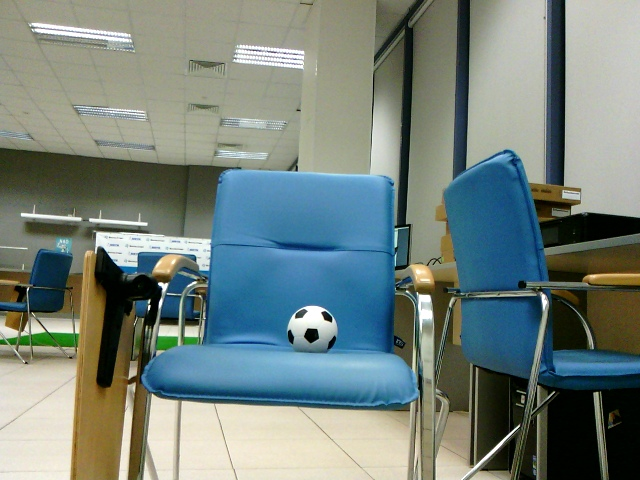
#> input picture ball_detect/BALL1.jpg, 640 x 480 px
$ python 'BallClassifier(unsuccessful).py'
#> lines starting #> are read from the running program, lines starting #| are printed output that depends on the picture; after the words box and inside, x2 and y2 are one past the last pixel; in counts of white or black regions, pixels touching at a corner belong together; long printed decimals are rounded
# -*- coding: utf-8 -*-
"""
Created on Tue Nov 13 16:07:33 2018

@author: user
"""
'''
В каждом круге как можно больше должно быть белым либо черным.
Т.е мы пиксель внутри каждого из кругов сравниваем с белым ( или черным) и отклонение от белого/черного записываем
'''
import random
import math
import os
import numpy as np
from collections import defaultdict
import cv2
from tqdm import tqdm
class Detector():
    def __init__(self, canny_thresholds = (100,200),
                         hough_dp=1, hough_params=(50,30),
                         hough_mindist=50,radius_minmax = (1,70),
                         filter_lowhigh = (25,225), filter_numsamples=10000):
        if radius_minmax[0]>radius_minmax[1]:
            radius_minmax = radius_minmax[::-1]
        if filter_lowhigh[0]>filter_lowhigh[1]:
            filter_lowhigh=filter_lowhigh[::-1]
        if canny_thresholds[0]>canny_thresholds[1]:
            canny_thresholds = canny_thresholds[::-1]
        self.CANNY_THRESHOLDS = canny_thresholds
        self.HOUGH_DP = hough_dp
        self.HOUGH_PARAMS = hough_params
        self.HOUGH_MINDIST = hough_mindist
        self.RADIUS_MINMAX = radius_minmax
        self.FILTER_LOWHIGH = filter_lowhigh
        self.FILTER_NUMSAMPLES = filter_numsamples
    def get_score(self,circle):#REPLACE RANDOMIZED ALGORITHM WITH PURE ITERATING
        #print(circle)
        x_circle, y_circle, r_circle = circle
        wrong_count=1#to avoid 0/0 division
        low_count=0
        high_count=0
        LOW_THRESHOLD,HIGH_THRESHOLD = self.FILTER_LOWHIGH[0], self.FILTER_LOWHIGH[1]
        # [7 lines of commented-out code are left out]
        for x in range(x_circle - r_circle, x_circle+r_circle):
            for y in range(y_circle - r_circle, y_circle+r_circle):
                if ((x_circle-x)**2+(y_circle-y)**2<r_circle**2
                    and x>0 and x<self.img_s.shape[0]
                    and y>0 and y<self.img_s.shape[1]):
                    pixel = self.img_s[int(x),int(y)]
                    if (pixel<LOW_THRESHOLD):
                        low_count+=1
                    elif pixel>HIGH_THRESHOLD:
                        high_count+=1
                    else:
                        wrong_count+=1
        #print('hhh')
        return (low_count+high_count)/(low_count+high_count+wrong_count)#, (low_count/(high_count+1))
    def predict(self,image_dir, save = True,
        show = False,save_dir = 'DETECTED_BALL.jpg'):
        #print(image_dir)
#> called with image_dir = 'BALL1.jpg', save = True, show = False, save_dir = 'DETECTED_BALL1.jpg'
        img = cv2.imread(image_dir)
#> img is the input picture: shape (480, 640, 3); mean B, G, R 124.2, 130.2, 116.5
        img_hsv = cv2.cvtColor(img, cv2.COLOR_BGR2HSV)
#> img_hsv: shape (480, 640, 3); mean H, S, V 53.4, 90.7, 141.2
        self.img_s = img_hsv[:,:,1]#Saturation of image
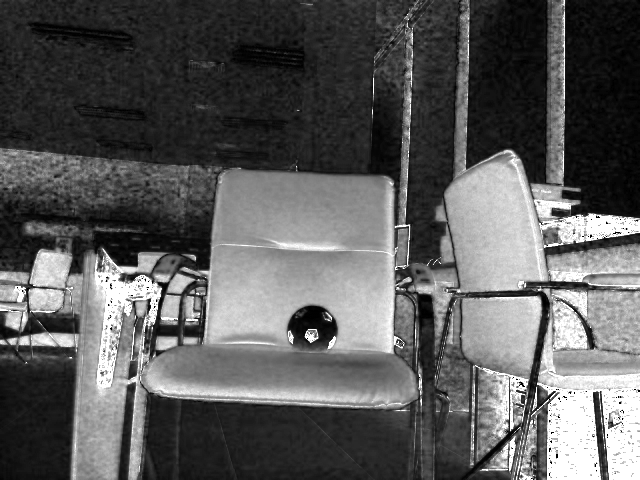
#> self.img_s: shape (480, 640); min 0, max 255, mean 90.7

        edges = cv2.Canny(img, self.CANNY_THRESHOLDS[0], self.CANNY_THRESHOLDS[1])
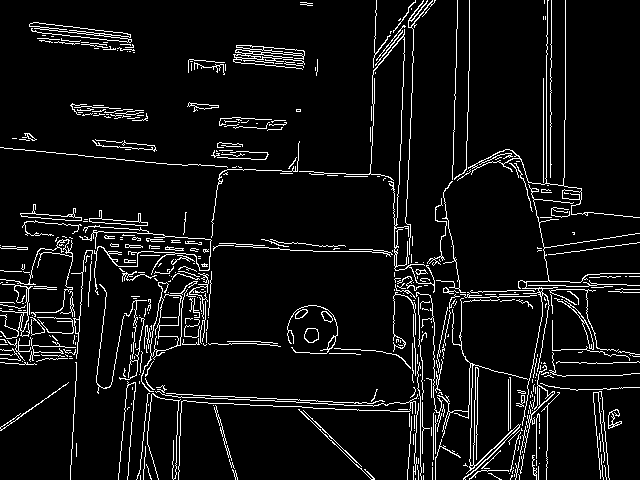
#> edges: shape (480, 640); 6.9% white in thin lines or dots

        circles = cv2.HoughCircles(edges, cv2.HOUGH_GRADIENT, dp = self.HOUGH_DP,
        minDist = self.HOUGH_MINDIST,
        param1 = self.HOUGH_PARAMS[0],param2 = self.HOUGH_PARAMS[1],
        minRadius = self.RADIUS_MINMAX[0],maxRadius = self.RADIUS_MINMAX[1])
#> circles = 18 rows, first 8: [133.5, 290.5, 68.3], [480.5, 351.5, 62.8], [55.5, 302.5, 50.6], [483.5, 402.5, 68.3], [530.5, 342.5, 56.2], [188.5, 350.5, 51.8], [604.5, 333.5, 60.6], [558.5, 419.5, 46.3]
        circles = np.uint16(np.around(circles))
#> circles = 18 rows, first 8: [134, 290, 68], [480, 352, 63], [56, 302, 51], [484, 402, 68], [530, 342, 56], [188, 350, 52], [604, 334, 61], [558, 420, 46]
        print(circles)
#> (printed output is left out)
        scores = [self.get_score(circle) for circle in circles[0,:]]
#> after the loop in get_score, `for x in range(x_circle - r_circle, x_circle+r_circle):`: high_count = 1; low_count = 1017; wrong_count = 13476
#> scores = [0.0702, 0, 0.156, 0.00617, 0, 0.0782, 0, 0, 0.00287, 0.0561, 0.252, 0, 0, 0.0299, 0, 0.00795, 0.0386, 0]
#        ratios =  [self.get_score(circle)[1] for circle in circles[0,:]]
        circle_index = np.argmax(scores)
#> circle_index = 10

        answ_circle = circles[0,:][circle_index]
#> answ_circle = [312, 332, 25]
        for circle,score in zip(circles[0,:],scores):
            print((circle,score))
#> this loop made 18 passes
#> (circle, score) on passes 1 to 12: ([134, 290, 68], 0.0702), ([480, 352, 63], 0), ([56, 302, 51], 0.156), ([484, 402, 68], 0.00617), ([530, 342, 56], 0), ([188, 350, 52], 0.0782), ([604, 334, 61], 0), ([558, 420, 46], 0), ([404, 312, 46], 0.00287), ([134, 204, 61], 0.0561), ([312, 332, 25], 0.252), ([566, 220, 34], 0)
#| (array([134, 290,  68], dtype=uint16), 0.07024)
#| (array([480, 352,  63], dtype=uint16), 0.0)
#| (array([ 56, 302,  51], dtype=uint16), 0.1563)
#| (array([484, 402,  68], dtype=uint16), 0.006175)
#| (array([530, 342,  56], dtype=uint16), 0.0)
#| (array([188, 350,  52], dtype=uint16), 0.07825)
#| (array([604, 334,  61], dtype=uint16), 0.0)
#| (array([558, 420,  46], dtype=uint16), 0.0)
#> (further printed lines are left out)
        cv2.circle(img,(circle[0],circle[1]),circle[2],(0,255,0),2)
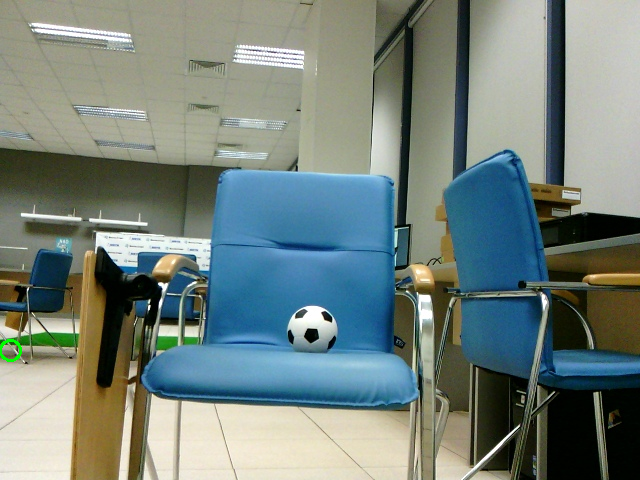
#> img: shape (480, 640, 3); 0.06% of pixels changed, all inside (x1, y1, x2, y2) = (0, 339, 22, 362)
        cv2.circle(img,(circle[0],circle[1]),2,(0,0,255),3)
#> img: shape (480, 640, 3); 0.01% of pixels changed, all inside (x1, y1, x2, y2) = (6, 346, 15, 355)
        if save:
            cv2.imwrite(save_dir,img)
        if show:
            cv2.imshow(img)
        return answ_circle
det = Detector(filter_lowhigh=(20,235))
det.predict('BALL1.jpg',save_dir = 'DETECTED_BALL1.jpg')
det.predict('BALL2.jpg',save_dir = 'DETECTED_BALL2.jpg')
#> call 2 of predict, with image_dir = 'BALL2.jpg', save = True, show = False, save_dir = 'DETECTED_BALL2.jpg'
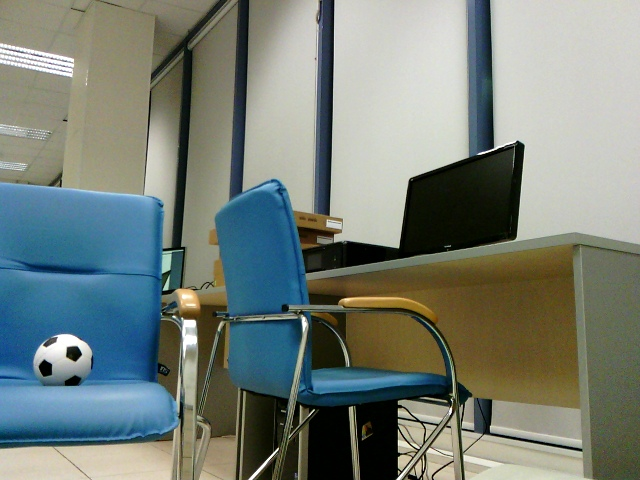
#> input picture ball_detect/BALL2.jpg, 640 x 480 px
#> in predict, img is the input picture: shape (480, 640, 3); mean B, G, R 120.5, 128.1, 118.9
#> in predict (call 2), `img_hsv = cv2.cvtColor(img, cv2.COLOR_BGR2HSV)`: img_hsv: shape (480, 640, 3); mean H, S, V 49, 87.9, 138.2
#> in predict (call 2), `self.img_s = img_hsv[:,:,1]#Saturation of image`:
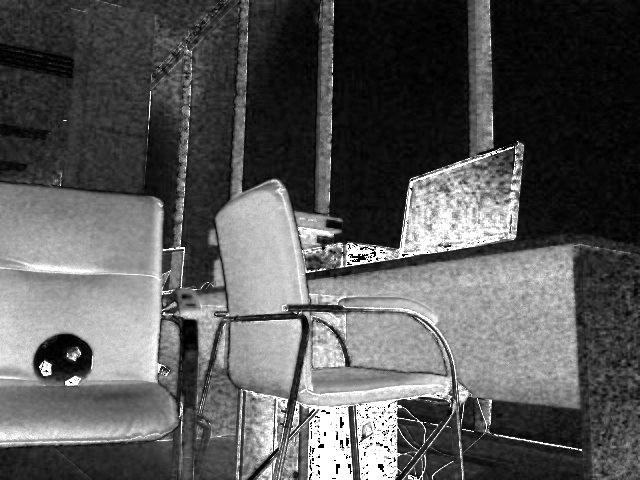
#> self.img_s: shape (480, 640); min 0, max 255, mean 87.9
#> in predict (call 2), `edges = cv2.Canny(img, self.CANNY_THRESHOLDS[0], self.CANNY_THRESHOLDS..`:
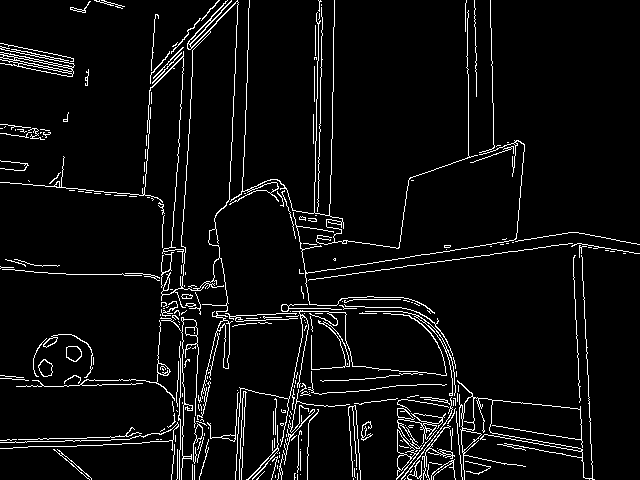
#> edges: shape (480, 640); 5.4% white in thin lines or dots
#> in predict (call 2), `circles = cv2.HoughCircles(edges, cv2.HOUGH_GRADIENT, dp = self.HOUGH_..`: circles = [[245.5, 365.5, 68.3], [370.5, 332.5, 69.4], [338.5, 442.5, 63.9], [432.5, 433.5, 36.4], [62.5, 361.5, 29.4], [249.5, 430.5, 38.6], [153.5, 395.5, 46.2], [321.5, 344.5, 24.1], [413.5, 363.5, 37.5], [190.5, 269.5, 23.9], [392.5, 465.5, 36.3], [176.5, 338.5, 19.2]]
#> in predict (call 2), `circles = np.uint16(np.around(circles))`: circles = [[246, 366, 68], [370, 332, 69], [338, 442, 64], [432, 434, 36], [62, 362, 29], [250, 430, 39], [154, 396, 46], [322, 344, 24], [414, 364, 38], [190, 270, 24], [392, 466, 36], [176, 338, 19]]
#| [[[246 366  68]
#|   [370 332  69]
#|   [338 442  64]
#|   [432 434  36]
#|   [ 62 362  29]
#|   [250 430  39]
#|   [154 396  46]
#|   [322 344  24]
#|   [414 364  38]
#|   [190 270  24]
#|   [392 466  36]
#|   [176 338  19]]]
#> in predict (call 2), `scores = [self.get_score(circle) for circle in circles[0,:]]`: scores = [0.372, 0.179, 0.0387, 0.0874, 1, 0.259, 0.923, 0.0754, 0.54, 0.141, 0.0825, 0.694]
#> in predict (call 2), `circle_index = np.argmax(scores)`: circle_index = 4
#> in predict (call 2), `answ_circle = circles[0,:][circle_index]`: answ_circle = [62, 362, 29]
#> the loop in predict (call 2), `for circle,score in zip(circles[0,:],scores):` made 12 passes
#> (circle, score) on passes 1 to 12: ([246, 366, 68], 0.372), ([370, 332, 69], 0.179), ([338, 442, 64], 0.0387), ([432, 434, 36], 0.0874), ([62, 362, 29], 1), ([250, 430, 39], 0.259), ([154, 396, 46], 0.923), ([322, 344, 24], 0.0754), ([414, 364, 38], 0.54), ([190, 270, 24], 0.141), ([392, 466, 36], 0.0825), ([176, 338, 19], 0.694)
#| (array([246, 366,  68], dtype=uint16), 0.3719)
#| (array([370, 332,  69], dtype=uint16), 0.1786)
#| (array([338, 442,  64], dtype=uint16), 0.03868)
#| (array([432, 434,  36], dtype=uint16), 0.08741)
#| (array([ 62, 362,  29], dtype=uint16), 0.9996)
#| (array([250, 430,  39], dtype=uint16), 0.2589)
#| (array([154, 396,  46], dtype=uint16), 0.9228)
#| (array([322, 344,  24], dtype=uint16), 0.07542)
#> (further printed lines are left out)
#> in predict (call 2), `cv2.circle(img,(circle[0],circle[1]),circle[2],(0,255,0),2)`:
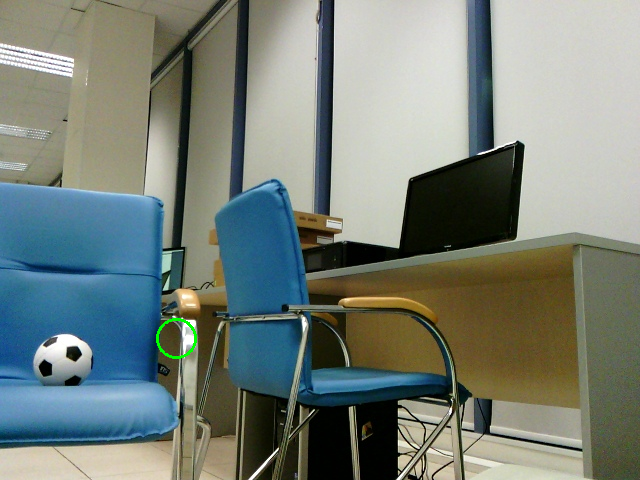
#> img: shape (480, 640, 3); 0.11% of pixels changed, all inside (x1, y1, x2, y2) = (156, 318, 197, 359)
#> in predict (call 2), `cv2.circle(img,(circle[0],circle[1]),2,(0,0,255),3)`: img: shape (480, 640, 3); 0.01% of pixels changed, all inside (x1, y1, x2, y2) = (172, 334, 181, 343)
